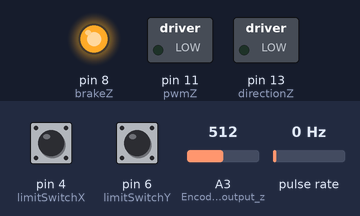
This sketch was run on a simulated Arduino Uno, built with avr-gcc and run on an emulated ATmega328P. Shown: switched loads named in the sketch (green lamp = pin HIGH), output pins drawn as LEDs (lit = HIGH). Wiring (inferred from the names in the program): pulse sensor: data pin 2. The test bench sets the inputs (shaded band); at power-on: A3 (Encode_output_z) = 512, pin 4 (limitSwitchX) HIGH, pin 6 (limitSwitchY) HIGH, pulse rate 0 Hz. What the sketch prints to the serial monitor is not drawn.

Above: at 3.0 s.
3.1 s: A3 (Encode_output_z) set to 656
5.4 s: A3 (Encode_output_z) set to 678
Timing chart, 0 to 8.4 s (numbered marks = the images above; inputs shaded):
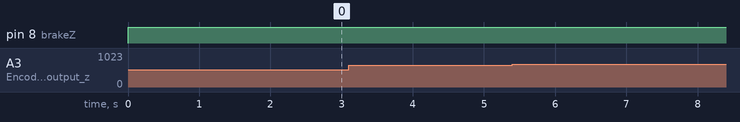

Measured:
- after the input at 3.1 s, every drawn part: stays the same
- after the input at 5.4 s, every drawn part: stays the same

The sketch:

sketch_arduino2.ino
```cpp
#include <Wire.h>      // Master/slave library
#include <ezButton.h>  // Button library
#include <SharpIR.h>   // measuring distance library

#define Encoder_output_x 2  // encoder output X-axis
#define Encoder_output_y 5  // encoder output Y-axis
#define Encode_output_z A3  // encoder output Z-axis

// z-axis pins
#define pwmZ 11
#define directionZ 13
#define brakeZ 8

// Distance measuring unit
#define ir A0       //signal pin for distance measuring unit
#define model 1080  // used 1080 because model GP2Y0A21YK0F is used
//SharpIR IR_prox(ir, model);


//byte for communication between arduino's
byte x;

//String to store received event command
String command = "";

//Axis
long z_axis = 0;

//Int to store pulses from encoder
int Count_pulses = 0;

//To store the measurment data from z-axis
String Data;

String message = "";

ezButton limitSwitchX(4);  // create ezButton object that attaches to pin 4
ezButton limitSwitchY(6);  // create ezButton object that attaches to pin 5

void setup() {
  // put your setup code here, to run once:
  Serial.begin(9600);

  //Start Communication between arduino's
  Wire.begin(9);
  Wire.onReceive(receiveEvent);
  Wire.onRequest(requestEvent);

  //Set encoders as input
  pinMode(Encoder_output_x, INPUT);  // sets the Encoder_output_x pin as the input
  //pinMode(Encoder_output_y, INPUT);  // sets the Encoder_output_y pin as the input
  pinMode(A3, INPUT);  // sets the Encoder_output_z pin as the input

  //Interrupt function to read out encoders
  attachInterrupt(digitalPinToInterrupt(Encoder_output_x), DC_Motor_Encoder, RISING);

  //Setup motor Channel B (Z-axis)
  TCCR2B = TCCR2B & B11111000 | B00000111;  // for PWM frequency for motors of 30.64 Hz

  pinMode(pwmZ, OUTPUT);    //Initiates Motor Channel A pin
  pinMode(brakeZ, OUTPUT);  //Initiates Brake Channel A pin
  pinMode(directionZ, OUTPUT);

  //Set debounce time for limit switches on x-axis and y-axis
  limitSwitchX.setDebounceTime(50);  // set debounce time of limitswitch to 50 milliseconds
  limitSwitchY.setDebounceTime(50);  // set debounce time of limitswitch to 50 milliseconds
}

//receive command for master arduino
void receiveEvent(int bytes) {
  command = "";
  for (int i = 0; i < bytes; i++) {
    command = command + (char)Wire.read();
  }
  //x = Wire.read();
  //Serial.println("RECEIVED: " + command);
}

// send command

//this method is used to send data on the slave to the master
//Basically, when master asks for data from slave
void requestEvent() {
  //Inside the wire.write is the data to be sent to the master upon request
  Wire.write(message.c_str());
}

//count encoder pulses to measure distance
void DC_Motor_Encoder() {
  int b = digitalRead(Encoder_output_x);
  if (b > 0) {
    Count_pulses++;
  } else {
    Count_pulses--;
  }
}

void Read_z_encoder() {
  z_axis = analogRead(Encode_output_z);
  z_axis = map(z_axis, 285, 650, 20, 0);
  Serial.print("Z-Axis: ");
  Serial.println(z_axis);
}
void loop() {
  // put your main code here, to run repeatedly:

  // takes the time before the loop on the library begins
  unsigned long startTime = millis();

  // this returns the distance to the object you're measuring
//  int dis = IR_prox.getDistance();  // read distance in cm

  // returns x-axis distance to the serial monitor
  // Serial.println("Mean distance: " + dis);

  // the following gives you the time taken to get the measurement
  unsigned long endTime = millis() - startTime;
  // Serial.println("Time taken ms): " + endTime);

  //receive event and turns motor on z-axis on or off
  if (command.equals("VOOR")) {  //STUUR NAAR VOREN
    digitalWrite(directionZ, LOW);
    digitalWrite(brakeZ, LOW);
    analogWrite(pwmZ, 200);
  } else if (command.equals("ACHTER")) {  //STUUR NAAR ACHTER
    digitalWrite(directionZ, HIGH);
    digitalWrite(brakeZ, LOW);
    analogWrite(pwmZ, 200);
  } else {
    digitalWrite(brakeZ, HIGH);  //ENGAGE BRAKES
    analogWrite(pwmZ, 0);
  }

  //count pulses read by the encoder
  Serial.println("Pulses: " + Count_pulses);


  //check limitswitchX
  limitSwitchX.loop();  // MUST call the loop() function first

  // //Get state of limit switch on X-axis and do something
  int stateX = limitSwitchX.getState();
  if (stateX == HIGH) {
    Serial.println("The limit switch on X-Axis is: TOUCHED");
    message = "xLimY";
    requestEvent();
  } else {
    Serial.println("The limit switch on X-Axis is: UNTOUCHED");
    message = "xLimN";
    requestEvent();
  }

  //Read Z-axis
  Read_z_encoder();


  //check limitswitchY
  limitSwitchY.loop();  // MUST call the loop() function first

  //Get state of limit switch on Y-axis and do something
  int stateY = limitSwitchY.getState();
  if (stateY == HIGH) {
    Serial.println("The limit switch on Y-Axis is: TOUCHED");
    message = "yLimY";
    requestEvent();
  } else {
    Serial.println("The limit switch on Y-Axis is: UNTOUCHED");
    message = "yLimN";
    requestEvent();
  }
}
```
